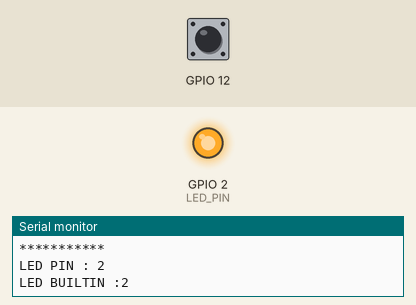
A sketch run on a simulated ESP8266 (NodeMCU). Shown: output pins drawn as LEDs (lit = HIGH), the last lines printed to the serial monitor. Dashed ring = blinking. Inputs (shaded band) come from the test bench; at power-on: GPIO 12 HIGH.

Above: at 0.6 s.
At 2.2 s:
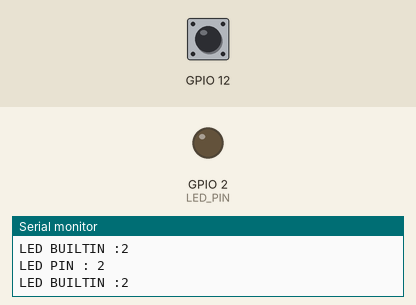
2.3 s: GPIO 12 pulled LOW for 1.2 s
5.8 s: GPIO 12 pulled LOW for 3.2 s
At 6.3 s:
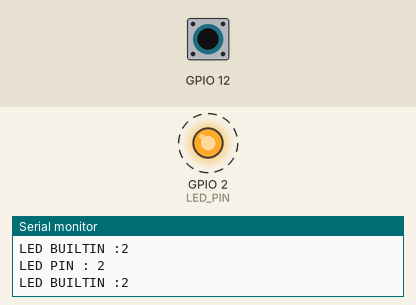
Timing chart, 0 to 11.5 s (numbered marks = the images above; inputs shaded):
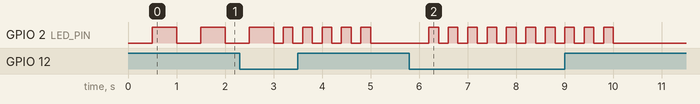

Measured:
- after the input at 5.8 s, GPIO 2 (LED_PIN): alternates HIGH for 0.20 s and LOW for 0.20 s, 20 changes in all, then stays LOW, starting after 0.40 s
- by itself, GPIO 2 (LED_PIN): repeats every 0.40 s: LOW 0.20 s, HIGH 0.20 s, until it stays LOW from 5.0 s

The sketch:

ESP8266-BuiltIn-LED-Bilnk.ino
```cpp
/*
 * ESP8266 Built in LED is on on pin 1 or GPIO1
 * for newer boards
 *
 * On some old boards it is pin 2
 *
 * LED_BUILTIN is 1
 */
#include <ESP8266WiFi.h>
#include <Ticker.h>
#define LED_PIN LED_BUILTIN
//#define LED_PIN 1
//

Ticker flipper;
int count = 0;

void flip() {
  count++;
  digitalWrite(LED_PIN, !digitalRead(LED_PIN));

  //Stop blinking after 100 times
  if (count > 10) {
    flipper.detach();
    digitalWrite(LED_PIN,0);
  }
}

void setup() {
  Serial.begin(115200);
  Serial.println("***********");
  // put your setup code here, to run once:
  pinMode(LED_PIN,OUTPUT);
  pinMode(12,INPUT_PULLUP);

  flipper.attach(0.5,flip);
  Serial.print("LED PIN : ");
  Serial.println(LED_PIN);
  Serial.print("LED BUILTIN :");
  Serial.println(LED_BUILTIN);

  delay(1000);

}

void loop() {
  if ( digitalRead(12) == 0 ) {
    count = 0;
    flipper.attach(0.2,flip);
  }
    Serial.print("LED PIN : ");
  Serial.println(LED_PIN);
  Serial.print("LED BUILTIN :");
  Serial.println(LED_BUILTIN);
  delay(1000);
}
```
